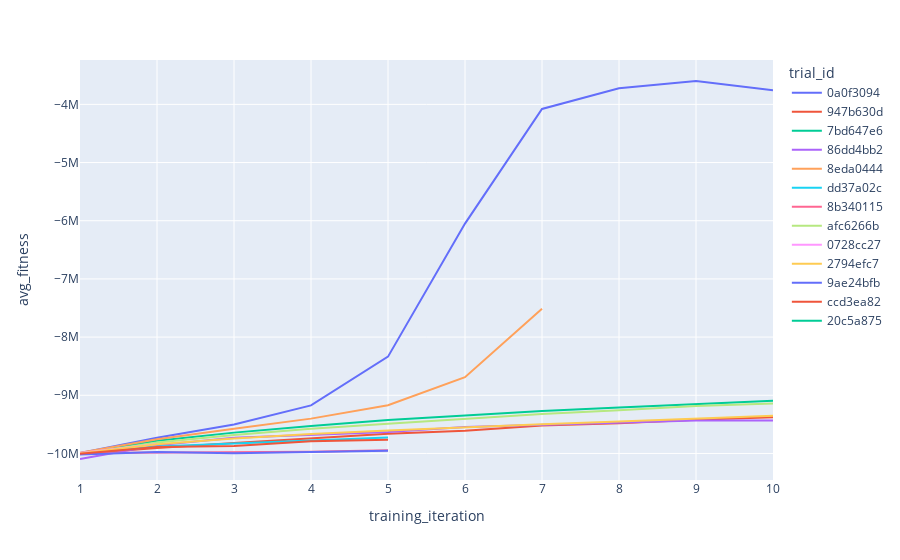

Notebook cell for this chart:
### Code cell
fig = px.line(
    data_frame=pd.concat(analysis.trial_dataframes.values()),
    x="training_iteration",
    y="avg_fitness",
    color="trial_id",
)
fig.show()

### Figure 1 — Plotly figure (JSON) as saved in the notebook; plotly's stock layout.template omitted (floating-point values rounded to 4 significant figures)
{"data": [{"hovertemplate": "trial_id=0a0f3094<br>training_iteration=%{x}<br>avg_fitness=%{y}<extra></extra>", "legendgroup": "0a0f3094", "line": {"color": "#636efa", "dash": "solid"}, "marker": {"symbol": "circle"}, "mode": "lines", "name": "0a0f3094", "orientation": "v", "showlegend": true, "type": "scatter", "x": [1, 2, 3, 4, 5, 6, 7, 8, 9, 10], "xaxis": "x", "y": [-9993000.0, -9732000.0, -9503000.0, -9173000.0, -8336000.0, -6049000.0, -4079000.0, -3722000.0, -3599000.0, -3758000.0], "yaxis": "y"}, {"hovertemplate": "trial_id=947b630d<br>training_iteration=%{x}<br>avg_fitness=%{y}<extra></extra>", "legendgroup": "947b630d", "line": {"color": "#EF553B", "dash": "solid"}, "marker": {"symbol": "circle"}, "mode": "lines", "name": "947b630d", "orientation": "v", "showlegend": true, "type": "scatter", "x": [1, 2, 3, 4, 5, 6, 7, 8, 9, 10], "xaxis": "x", "y": [-10010000.0, -9905000.0, -9819000.0, -9743000.0, -9660000.0, -9609000.0, -9519000.0, -9480000.0, -9422000.0, -9379000.0], "yaxis": "y"}, {"hovertemplate": "trial_id=7bd647e6<br>training_iteration=%{x}<br>avg_fitness=%{y}<extra></extra>", "legendgroup": "7bd647e6", "line": {"color": "#00cc96", "dash": "solid"}, "marker": {"symbol": "circle"}, "mode": "lines", "name": "7bd647e6", "orientation": "v", "showlegend": true, "type": "scatter", "x": [1, 2, 3, 4, 5, 6, 7, 8, 9, 10], "xaxis": "x", "y": [-9995000.0, -9781000.0, -9642000.0, -9526000.0, -9425000.0, -9341000.0, -9270000.0, -9210000.0, -9150000.0, -9095000.0], "yaxis": "y"}, {"hovertemplate": "trial_id=86dd4bb2<br>training_iteration=%{x}<br>avg_fitness=%{y}<extra></extra>", "legendgroup": "86dd4bb2", "line": {"color": "#ab63fa", "dash": "solid"}, "marker": {"symbol": "circle"}, "mode": "lines", "name": "86dd4bb2", "orientation": "v", "showlegend": true, "type": "scatter", "x": [1, 2, 3, 4, 5, 6, 7, 8, 9, 10], "xaxis": "x", "y": [-10100000.0, -9860000.0, -9732000.0, -9684000.0, -9631000.0, -9544000.0, -9504000.0, -9465000.0, -9434000.0, -9435000.0], "yaxis": "y"}, {"hovertemplate": "trial_id=8eda0444<br>training_iteration=%{x}<br>avg_fitness=%{y}<extra></extra>", "legendgroup": "8eda0444", "line": {"color": "#FFA15A", "dash": "solid"}, "marker": {"symbol": "circle"}, "mode": "lines", "name": "8eda0444", "orientation": "v", "showlegend": true, "type": "scatter", "x": [1, 2, 3, 4, 5, 6, 7], "xaxis": "x", "y": [-9988000.0, -9757000.0, -9575000.0, -9401000.0, -9170000.0, -8688000.0, -7513000.0], "yaxis": "y"}, {"hovertemplate": "trial_id=dd37a02c<br>training_iteration=%{x}<br>avg_fitness=%{y}<extra></extra>", "legendgroup": "dd37a02c", "line": {"color": "#19d3f3", "dash": "solid"}, "marker": {"symbol": "circle"}, "mode": "lines", "name": "dd37a02c", "orientation": "v", "showlegend": true, "type": "scatter", "x": [1, 2, 3, 4, 5], "xaxis": "x", "y": [-9997000.0, -9880000.0, -9827000.0, -9772000.0, -9728000.0], "yaxis": "y"}, {"hovertemplate": "trial_id=8b340115<br>training_iteration=%{x}<br>avg_fitness=%{y}<extra></extra>", "legendgroup": "8b340115", "line": {"color": "#FF6692", "dash": "solid"}, "marker": {"symbol": "circle"}, "mode": "lines", "name": "8b340115", "orientation": "v", "showlegend": true, "type": "scatter", "x": [1, 2, 3, 4, 5], "xaxis": "x", "y": [-9990000.0, -9984000.0, -9983000.0, -9970000.0, -9943000.0], "yaxis": "y"}, {"hovertemplate": "trial_id=afc6266b<br>training_iteration=%{x}<br>avg_fitness=%{y}<extra></extra>", "legendgroup": "afc6266b", "line": {"color": "#B6E880", "dash": "solid"}, "marker": {"symbol": "circle"}, "mode": "lines", "name": "afc6266b", "orientation": "v", "showlegend": true, "type": "scatter", "x": [1, 2, 3, 4, 5, 6, 7, 8, 9, 10], "xaxis": "x", "y": [-10010000.0, -9810000.0, -9681000.0, -9575000.0, -9491000.0, -9403000.0, -9321000.0, -9258000.0, -9184000.0, -9142000.0], "yaxis": "y"}, {"hovertemplate": "trial_id=0728cc27<br>training_iteration=%{x}<br>avg_fitness=%{y}<extra></extra>", "legendgroup": "0728cc27", "line": {"color": "#FF97FF", "dash": "solid"}, "marker": {"symbol": "circle"}, "mode": "lines", "name": "0728cc27", "orientation": "v", "showlegend": true, "type": "scatter", "x": [1, 2], "xaxis": "x", "y": [-9993000.0, -9835000.0], "yaxis": "y"}, {"hovertemplate": "trial_id=2794efc7<br>training_iteration=%{x}<br>avg_fitness=%{y}<extra></extra>", "legendgroup": "2794efc7", "line": {"color": "#FECB52", "dash": "solid"}, "marker": {"symbol": "circle"}, "mode": "lines", "name": "2794efc7", "orientation": "v", "showlegend": true, "type": "scatter", "x": [1, 2, 3, 4, 5, 6, 7, 8, 9, 10], "xaxis": "x", "y": [-10000000.0, -9840000.0, -9744000.0, -9665000.0, -9606000.0, -9546000.0, -9497000.0, -9450000.0, -9404000.0, -9353000.0], "yaxis": "y"}, {"hovertemplate": "trial_id=9ae24bfb<br>training_iteration=%{x}<br>avg_fitness=%{y}<extra></extra>", "legendgroup": "9ae24bfb", "line": {"color": "#636efa", "dash": "solid"}, "marker": {"symbol": "circle"}, "mode": "lines", "name": "9ae24bfb", "orientation": "v", "showlegend": true, "type": "scatter", "x": [1, 2, 3, 4, 5], "xaxis": "x", "y": [-10020000.0, -9973000.0, -9995000.0, -9979000.0, -9954000.0], "yaxis": "y"}, {"hovertemplate": "trial_id=ccd3ea82<br>training_iteration=%{x}<br>avg_fitness=%{y}<extra></extra>", "legendgroup": "ccd3ea82", "line": {"color": "#EF553B", "dash": "solid"}, "marker": {"symbol": "circle"}, "mode": "lines", "name": "ccd3ea82", "orientation": "v", "showlegend": true, "type": "scatter", "x": [1, 2, 3, 4, 5], "xaxis": "x", "y": [-10010000.0, -9888000.0, -9872000.0, -9788000.0, -9764000.0], "yaxis": "y"}, {"hovertemplate": "trial_id=20c5a875<br>training_iteration=%{x}<br>avg_fitness=%{y}<extra></extra>", "legendgroup": "20c5a875", "line": {"color": "#00cc96", "dash": "solid"}, "marker": {"symbol": "circle"}, "mode": "lines", "name": "20c5a875", "orientation": "v", "showlegend": true, "type": "scatter", "x": [1], "xaxis": "x", "y": [-9998000.0], "yaxis": "y"}], "layout": {"legend": {"title": {"text": "trial_id"}, "tracegroupgap": 0}, "margin": {"t": 60}, "xaxis": {"anchor": "y", "domain": [0, 1], "title": {"text": "training_iteration"}}, "yaxis": {"anchor": "x", "domain": [0, 1], "title": {"text": "avg_fitness"}}}}
